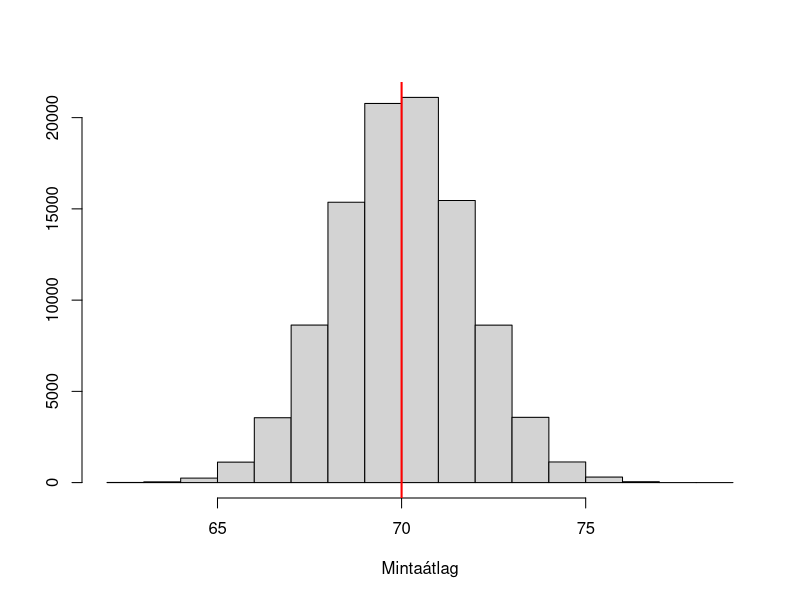
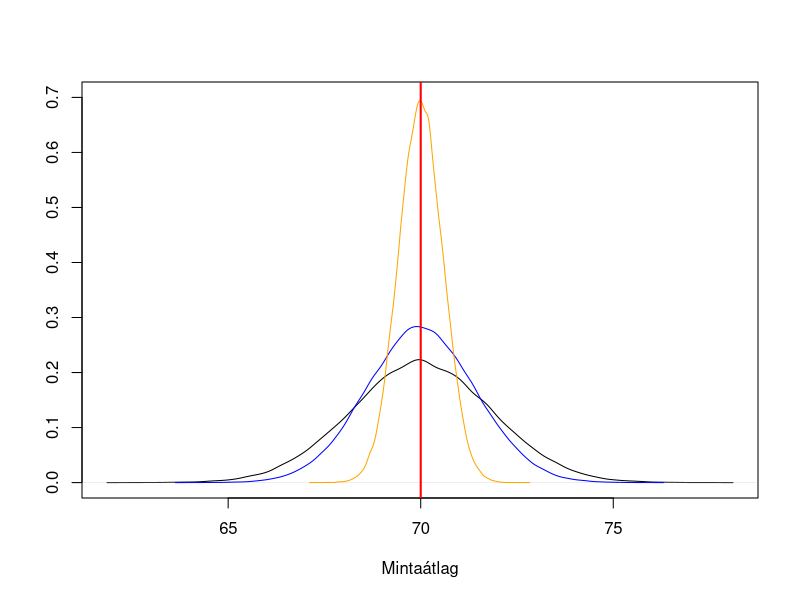

Write the R code that produced these figures, in order. (Note: this script raises an error after producing the figures.)
## ---- chunk 1
replicate( 10, mean( rnorm( 30, 70, 10 ) ) )
## ---- chunk 2
res <- replicate( 100000, mean( rnorm( 30, 70, 10 ) ) )
mean( res )
hist( res, main = "", ylab = "", xlab = "Mintaátlag" )
abline( v = 70, col = "red", lwd = 2 )
## ---- chunk 3
res <- replicate( 100000, mean( rnorm( 30, 70, 10 ) ) )
plot( density( res ), ylim = c( 0, 0.7 ), main = "", ylab = "", xlab = "Mintaátlag" )
res50 <- replicate( 100000, mean( rnorm( 50, 70, 10 ) ) )
lines( density( res50 ), col = "blue" )
res300 <- replicate( 100000, mean( rnorm( 300, 70, 10 ) ) )
lines( density( res300 ), col = "orange" )
abline( v = 70, col = "red", lwd = 2 )
## ---- chunk 4
SimData <- data.frame( idx = 1:100, CI = t( replicate( 100, TeachingDemos::z.test( rnorm( 30, 70, 10 ), stdev = 10 )$conf.int ) ) )
Hmisc::Dotplot( idx ~ Hmisc::Cbind( NA, CI.1, CI.2 ), data = SimData, abline = list( v = 70, col = "red", lwd = 2 ), ylab = "" )
## ---- chunk 5
par( mfrow = c( 1, 2 ) )
curve( dnorm, ylim = c( 0, 0.5 ), xlim = c( -4.5, 4.5 ), ylab = "f", xlab = "z" )
lines( x = c( 1, 1 ), y = c( 0, 0.3 ), lty = "dashed" )
curve( dnorm, ylim = c( 0, 0.5 ), xlim = c( -4.5, 4.5 ), ylab = "f", xlab = "z" )
lines( x = c( 4, 4 ), y = c( 0, 0.3 ), lty = "dashed" )
## ---- chunk 6
par( mfrow = c( 1, 2 ) )

curve( dnorm, ylim = c( 0, 0.4 ), xlim = c( -4.5, 4.5 ), ylab = "f", xlab = "z",
       main = expression( paste( alpha, " = 5%" ) ) )
arrows( qnorm( 0.025 ), 0.1, qnorm( 0.975 ), 0.1, code = 3 )
lines( x = rep( qnorm( 0.025 ), 2 ), y = c( 0, 0.15 ) )
lines( x = rep( qnorm( 0.975 ), 2 ), y = c( 0, 0.15 ) )
text( 0, 0.13, "Elfogadási tartomány" )
arrows( qnorm( 0.025 ), 0.1, -4.5, 0.1, code = 2 )
text( -3.5, 0.13, "Elutasítási tartomány" )
arrows( qnorm( 0.975 ), 0.1, 4.5, 0.1, code = 2 )
text( 3.5, 0.13, "Elutasítási tartomány" )
text( qnorm( 0.025 ), 0.17, expression( paste( c[a], "=", -1.96 ) ) )
text( qnorm( 0.975 ), 0.17, expression( paste( c[f], "=", +1.96 ) ) )
#polygon( x = c( -1, seq( -1, 1, 0.01 ), 1 ), y = c( 0, dnorm( seq( -1, 1, 0.01 ) ), 0 ), density = 10 )
polygon( x = c( -4.5, seq( -4.5, qnorm( 0.025 ), 0.01 ), qnorm( 0.025 ) ),
         y = c( 0, dnorm( seq( -4.5, qnorm( 0.025 ), 0.01 ) ), 0 ), density = 10 )
polygon( x = c( qnorm( 0.975 ), seq( qnorm( 0.975 ), 4.5, 0.01 ), 4.5 ),
         y = c( 0, dnorm( seq( qnorm( 0.975 ), 4.5, 0.01 ) ), 0 ), density = 10 )
arrows( 3, 0.05, 2.2, 0.01, length = 0.15 )
text( 3.1, 0.06, "2.5%")
arrows( -3, 0.05, -2.2, 0.01, length = 0.15 )
text( -3.1, 0.06, "2.5%")

curve( dnorm, ylim = c( 0, 0.4 ), xlim = c( -4.5, 4.5 ), ylab = "f", xlab = "z",
       main = expression( paste( alpha, " = 1%" ) ) )
arrows( qnorm( 0.005 ), 0.1, qnorm( 0.995 ), 0.1, code = 3 )
lines( x = rep( qnorm( 0.005 ), 2 ), y = c( 0, 0.15 ) )
lines( x = rep( qnorm( 0.995 ), 2 ), y = c( 0, 0.15 ) )
text( 0, 0.13, "Elfogadási tartomány" )
arrows( qnorm( 0.005 ), 0.1, -4.5, 0.1, code = 2 )
text( -3.5, 0.13, "Elutasítási tart." )
arrows( qnorm( 0.995 ), 0.1, 4.5, 0.1, code = 2 )
text( 3.5, 0.13, "Elutasítási tart." )
text( qnorm( 0.005 ), 0.17, expression( paste( c[a], "=", -2.58 ) ) )
text( qnorm( 0.995 ), 0.17, expression( paste( c[f], "=", +2.58 ) ) )
#polygon( x = c( -1, seq( -1, 1, 0.01 ), 1 ), y = c( 0, dnorm( seq( -1, 1, 0.01 ) ), 0 ), density = 10 )
polygon( x = c( -4.5, seq( -4.5, qnorm( 0.005 ), 0.01 ), qnorm( 0.005 ) ),
         y = c( 0, dnorm( seq( -4.5, qnorm( 0.005 ), 0.01 ) ), 0 ), density = 10 )
polygon( x = c( qnorm( 0.995 ), seq( qnorm( 0.995 ), 4.5, 0.01 ), 4.5 ),
         y = c( 0, dnorm( seq( qnorm( 0.995 ), 4.5, 0.01 ) ), 0 ), density = 10 )
arrows( 3.6, 0.05, 2.8, 0.01, length = 0.15 )
text( 3.6, 0.06, "0.5%")
arrows( -3.6, 0.05, -2.8, 0.01, length = 0.15 )
text( -3.6, 0.06, "0.5%")
## ---- chunk 7
t.test( bwt ~ smoke, data = birthwt )
